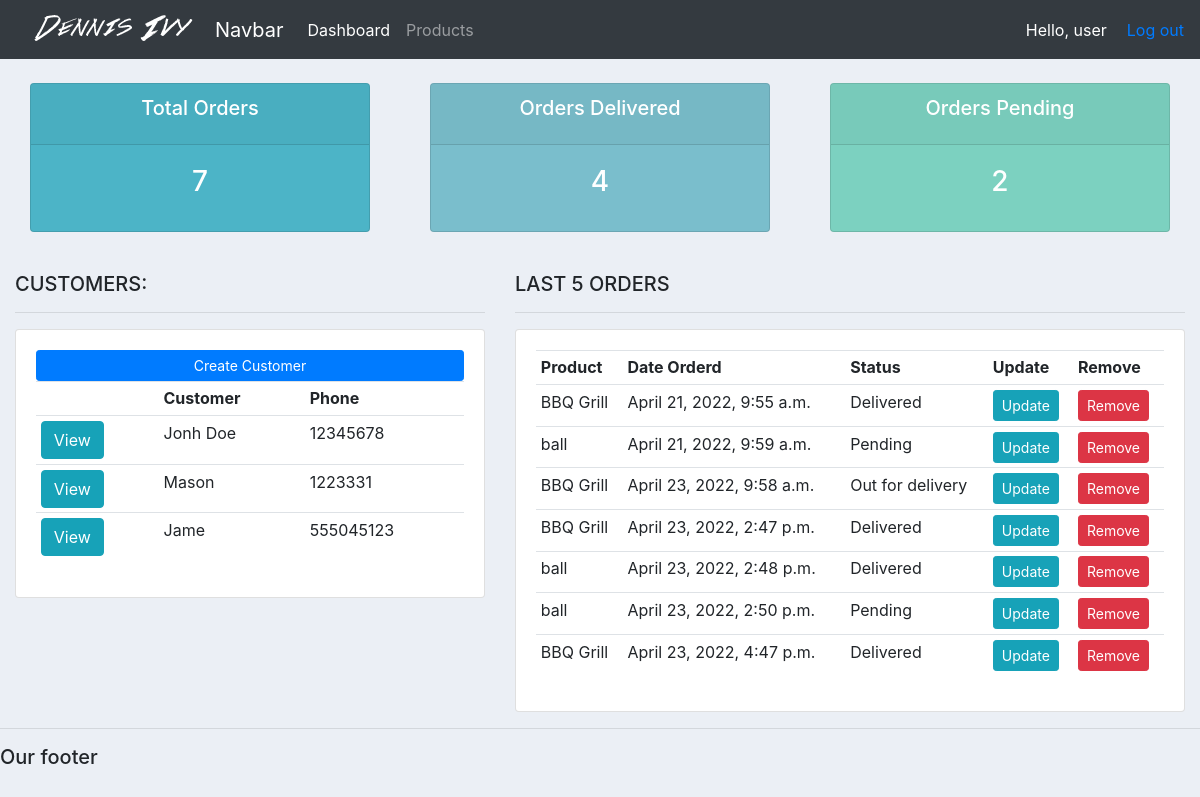
The app's page / (signed in) with its own data.
### accounts/models.py (models this page shows, shortened)
class Customer(models.Model):
	name = models.CharField(max_length=200, null=True)
	phone = models.CharField(max_length=200, null=True)
	email = models.CharField(max_length=200, null=True)
	date_created = models.DateTimeField(auto_now_add=True, null=True)

class Order(models.Model):
	STATUS = (
			('Pending', 'Pending'),
			('Out for delivery', 'Out for delivery'),
			('Delivered', 'Delivered'),
			)
	customer = models.ForeignKey(Customer, null=True, on_delete= models.SET_NULL)
	product = models.ForeignKey(Product, null=True, on_delete= models.SET_NULL)
	date_created = models.DateTimeField(auto_now_add=True, null=True)
	status = models.CharField(max_length=200, null=True, choices=STATUS)
	note=models.CharField(max_length=1000, null=True)

class Product(models.Model):
	CATEGORY = (
			('Indoor', 'Indoor'),
			('Out Door', 'Out Door'),
			)
	name = models.CharField(max_length=200, null=True)
	price = models.FloatField(null=True)
	category = models.CharField(max_length=200, null=True, choices=CATEGORY)
	description = models.CharField(max_length=200, null=True, blank=True)
	date_created = models.DateTimeField(auto_now_add=True, null=True)
	tags = models.ManyToManyField(Tag)
	def __str__(self):
		return self.name

### accounts/views.py (the view)
# urls.py: path('', views.home, name='home'),
@login_required(login_url='login')
def home(request):
    orders = Order.objects.all()
    customers = Customer.objects.all()
    total_customers = customers.count()
    total_orders = orders.count()
    delivered = orders.filter(status ='Delivered').count()
    pending = orders.filter(status = 'Pending').count()
    context = {'orders':orders , 'customers':customers,'total_customers':total_customers,'total_orders':total_orders,'delivered':delivered,'pending':pending}
    return render(request,'accounts/dashboard.html',context)

### accounts/templates/accounts/dashboard.html
{%  extends 'accounts/main.html' %}
{% block content %}
{%  include 'accounts/status.html' %}
<br>
<div class="row">
	<div class="col-md-5">
		<h5>CUSTOMERS:</h5>
		<hr>
		<div class="card card-body">
			<a class="btn btn-primary  btn-sm btn-block" href="">Create Customer</a>
			<table class="table table-sm">
				<tr>
					<th></th>
					<th>Customer</th>
					<th>Phone</th>
				</tr>
				{% for customer in customers %}
					<tr>
						<td><a class="btn btn-info" href="{% url 'customer' customer.id %}">View</a> </td>
						<td> {{customer.name}} </td>
						<td> {{customer.phone}} </td>
					</tr>
				{% endfor %}
			</table>
		</div>
	</div>
	<div class="col-md-7">
		<h5>LAST 5 ORDERS</h5>
		<hr>
		<div class="card card-body">
			<table class="table table-sm">
				<tr>
					<th>Product</th>
					<th>Date Orderd</th>
					<th>Status</th>
					<th>Update</th>
					<th>Remove</th>
				</tr>
				{% for order in orders %}
					<tr>
						<td> {{order.product}} </td>
						<td> {{order.date_created}} </td>
						<td> {{order.status}} </td>
						<td> <a class = "btn btn-sm btn-info" href ="{% url 'updateOrder' order.id %}">Update</a> </td>
						<td> <a class = "btn btn-sm btn-danger" href ="{% url 'deleteOrder' order.id %}">Remove</a> </td>
					</tr>
				{% endfor %}
			</table>
		</div>
	</div>
</div>
{% endblock %}

### accounts/templates/accounts/navbar.html (shortened to what this page needs)
{% load static %}
<nav class="navbar navbar-expand-lg navbar-dark bg-dark">
  <img src="{% static 'images/logo.png' %}">
  <a class="navbar-brand" href="#">Navbar</a>
  <div class="collapse navbar-collapse" id="navbarNav">
    <ul class="navbar-nav">
      <li class="nav-item active">
        <a class="nav-link" href="{% url 'home' %}">Dashboard</a>
      </li>
      <li class="nav-item">
        <a class="nav-link" href="{% url 'products' %}">Products</a>
      </li>
    </ul>
  </div>
  <span style="color:white; margin-right:20px" >Hello, {{request.user}}</span>
  <span><a href = "{% url 'logout' %}">Log out</a></span>
</nav>

### accounts/templates/accounts/status.html
<br>
<div class="row">
	<div class="col">
		<div class="col-md">
			<div class="card text-center text-white  mb-3" id="total-orders">
			  	<div class="card-header">
			  		<h5 class="card-title">Total Orders</h5>
			  	</div>
			  	<div class="card-body">
			    	<h3 class="card-title">{{total_orders}}</h3>
			  	</div>
			</div>
		</div>
	</div>
	<div class="col">
		<div class="col-md">
			<div class="card text-center text-white  mb-3" id="orders-delivered">
			  	<div class="card-header">
			  		<h5 class="card-title">Orders Delivered</h5>
			  	</div>
			  	<div class="card-body">
			    	<h3 class="card-title">{{delivered}}</h3>
			  	</div>
			</div>
		</div>
	</div>
	<div class="col">
		<div class="col-md">
			<div class="card text-center text-white  mb-3" id="orders-pending">
			  	<div class="card-header">
			  		<h5 class="card-title">Orders Pending</h5>
			  	</div>
			  	<div class="card-body">
			    	<h3 class="card-title">{{pending}}</h3>
			  	</div>
			</div>
		</div>
	</div>
</div>

### static/css/main.css (style rules this page uses)
body { background-color: #ebeff5; }
#total-orders { background-color: #4cb4c7; }
#orders-delivered { background-color: #7abecc; }
#orders-pending { background-color: #7CD1C0; }

### records on screen
Customer: name "Jonh Doe", phone "12345678"
Customer: name "Mason", phone "1223331"
Customer: name "Jame", phone "555045123"
Order: product "BBQ Grill", date_created "April 21, 2022, 9:55 a.m.", status "Delivered"
Order: product "ball", date_created "April 21, 2022, 9:59 a.m.", status "Pending"
Order: product "BBQ Grill", date_created "April 23, 2022, 9:58 a.m.", status "Out for delivery"
Order: product "BBQ Grill", date_created "April 23, 2022, 2:47 p.m.", status "Delivered"
Order: product "ball", date_created "April 23, 2022, 2:48 p.m.", status "Delivered"
Order: product "ball", date_created "April 23, 2022, 2:50 p.m.", status "Pending"
Order: product "BBQ Grill", date_created "April 23, 2022, 4:47 p.m.", status "Delivered"

### other values on screen
{{ request.user }} "user"
{{ total_orders }} "7"
{{ delivered }} "4"
{{ pending }} "2"
